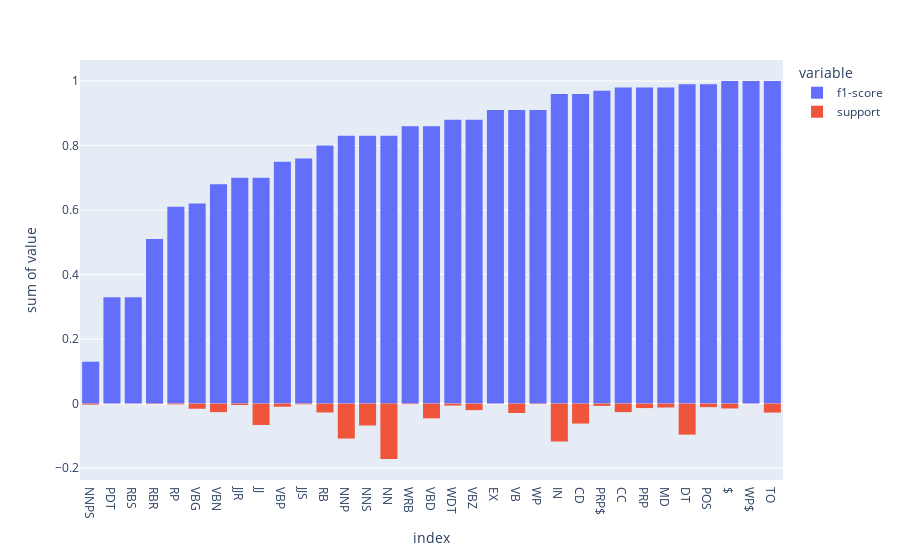

Here is the notebook cell this chart was saved with:
### Code cell
metric = 'f1-score'
class_f1 = report[:-3].sort_values(by=metric)
class_f1['support'] = -class_f1['support'] / sum(class_f1['support'])  # Norm+sign
fig = px.histogram(class_f1, x=class_f1.index, y=[metric, 'support'])
fig.show()

### Figure 1 — Plotly figure (JSON) as saved in the notebook; plotly's stock layout.template omitted (floating-point values rounded to 4 significant figures)
{"data": [{"alignmentgroup": "True", "bingroup": "x", "histfunc": "sum", "hovertemplate": "variable=f1-score<br>index=%{x}<br>sum of value=%{y}<extra></extra>", "legendgroup": "f1-score", "marker": {"color": "#636efa", "pattern": {"shape": ""}}, "name": "f1-score", "offsetgroup": "f1-score", "orientation": "v", "showlegend": true, "type": "histogram", "x": ["NNPS", "PDT", "RBS", "RBR", "RP", "VBG", "VBN", "JJR", "JJ", "VBP", "JJS", "RB", "NNP", "NNS", "NN", "WRB", "VBD", "WDT", "VBZ", "EX", "VB", "WP", "IN", "CD", "PRP$", "CC", "PRP", "MD", "DT", "POS", "$", "WP$", "TO"], "xaxis": "x", "y": [0.13, 0.33, 0.33, 0.51, 0.61, 0.62, 0.68, 0.7, 0.7, 0.75, 0.76, 0.8, 0.83, 0.83, 0.83, 0.86, 0.86, 0.88, 0.88, 0.91, 0.91, 0.91, 0.96, 0.96, 0.97, 0.98, 0.98, 0.98, 0.99, 0.99, 1, 1, 1], "yaxis": "y"}, {"alignmentgroup": "True", "bingroup": "x", "histfunc": "sum", "hovertemplate": "variable=support<br>index=%{x}<br>sum of value=%{y}<extra></extra>", "legendgroup": "support", "marker": {"color": "#EF553B", "pattern": {"shape": ""}}, "name": "support", "offsetgroup": "support", "orientation": "v", "showlegend": true, "type": "histogram", "x": ["NNPS", "PDT", "RBS", "RBR", "RP", "VBG", "VBN", "JJR", "JJ", "VBP", "JJS", "RB", "NNP", "NNS", "NN", "WRB", "VBD", "WDT", "VBZ", "EX", "VB", "WP", "IN", "CD", "PRP$", "CC", "PRP", "MD", "DT", "POS", "$", "WP$", "TO"], "xaxis": "x", "y": [-0.00317, -0.0002881, -0.0002161, -0.001081, -0.002377, -0.01592, -0.02637, -0.00425, -0.06613, -0.009653, -0.002233, -0.02745, -0.1082, -0.06779, -0.1717, -0.001729, -0.04567, -0.006051, -0.02017, -0.0003602, -0.02903, -0.001441, -0.1174, -0.06181, -0.007132, -0.02637, -0.01383, -0.01203, -0.0961, -0.01095, -0.01506, -0.0002881, -0.02781], "yaxis": "y"}], "layout": {"barmode": "relative", "legend": {"title": {"text": "variable"}, "tracegroupgap": 0}, "margin": {"t": 60}, "xaxis": {"anchor": "y", "domain": [0, 1], "title": {"text": "index"}}, "yaxis": {"anchor": "x", "domain": [0, 1], "title": {"text": "sum of value"}}}}
